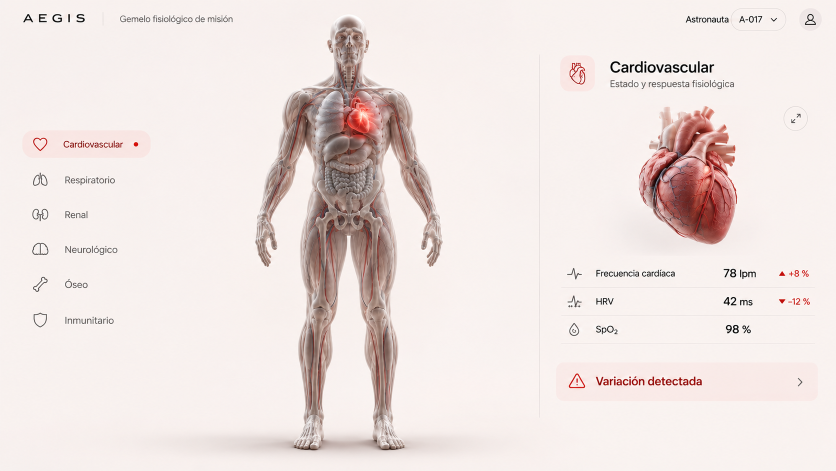
#> input picture references/home.png, 1672 x 941 px (shown at 1/2 size)
$ python compare_anatomy.py
#> lines starting #> are read from the running program, lines starting #| are printed output that depends on the picture
"""QA contact sheets and objective image measurements; originals are never modified."""
from pathlib import Path
import json
from PIL import Image, ImageDraw
import numpy as np

ROOT=Path(__file__).resolve().parents[1]
OUTPUT=ROOT/'docs'/'visual-review'


def dark_share(image, box):
    values=np.asarray(image.crop(box).convert('RGB'),dtype=float)
    luma=values@np.array([.2126,.7152,.0722])
    return float((luma<80).mean())


def comparison(reference,render,destination):
    first=Image.open(reference).convert('RGB');second=Image.open(render).convert('RGB')
#> in comparison, first is the input picture: PIL image 1672x941 RGB; mean R, G, B 237.4, 226.5, 223.8
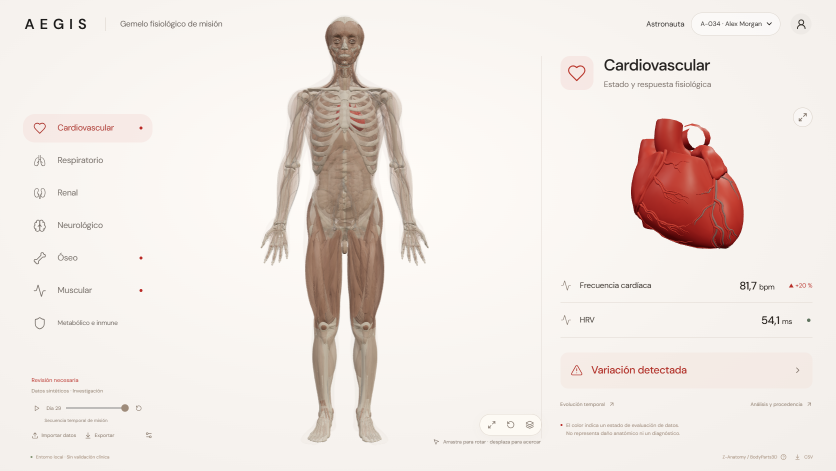
#> input picture docs/visual-review/round2-home.png, 1672 x 941 px (shown at 1/2 size)
#> in comparison, second is the input picture: PIL image 1672x941 RGB; mean R, G, B 238.6, 230, 224.9
    result=Image.new('RGB',(first.width*2,first.height+45),'#f7f3ef')
    result.paste(first,(0,45));result.paste(second,(first.width,45))
    draw=ImageDraw.Draw(result)
    draw.text((20,14),'REFERENCIA DEL USUARIO',fill='#4a4139')
    draw.text((first.width+20,14),'AEGIS - ATLAS REAL / REVISION 2 (sin imagen aprobada previa)',fill='#4a4139')
    result.save(destination)
    result.resize((900,round(result.height*900/result.width)),Image.Resampling.LANCZOS).save(destination.with_name(destination.stem+'-900.png'))
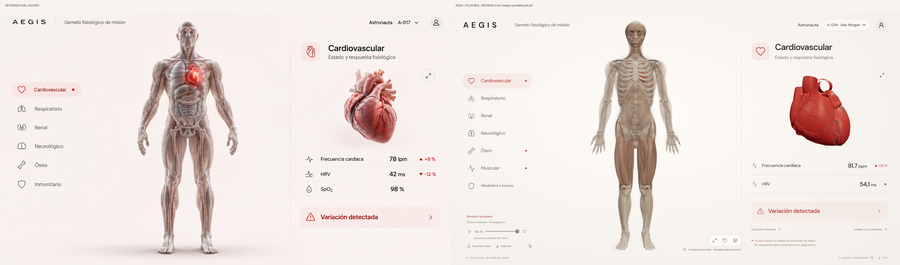
#> saved as comparison-home-900.png: PIL image 900x265 RGB; mean R, G, B 238.3, 228.9, 225


def main():
    comparison(ROOT/'references/home.png',OUTPUT/'round2-home.png',OUTPUT/'comparison-home.png')
    comparison(ROOT/'references/cardiovascular.png',OUTPUT/'round2-cardiovascular.png',OUTPUT/'comparison-cardiovascular.png')
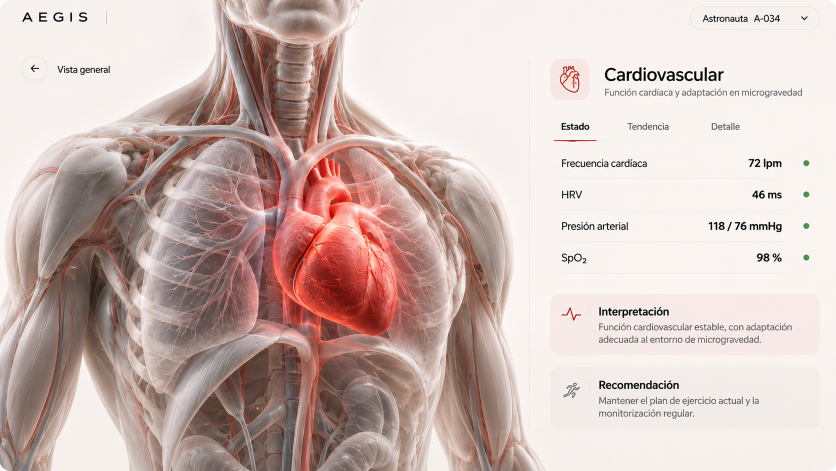
#> input picture references/cardiovascular.png, 1672 x 941 px (shown at 1/2 size)
#> in comparison, first is the input picture: PIL image 1672x941 RGB; mean R, G, B 207.1, 187.6, 182.8
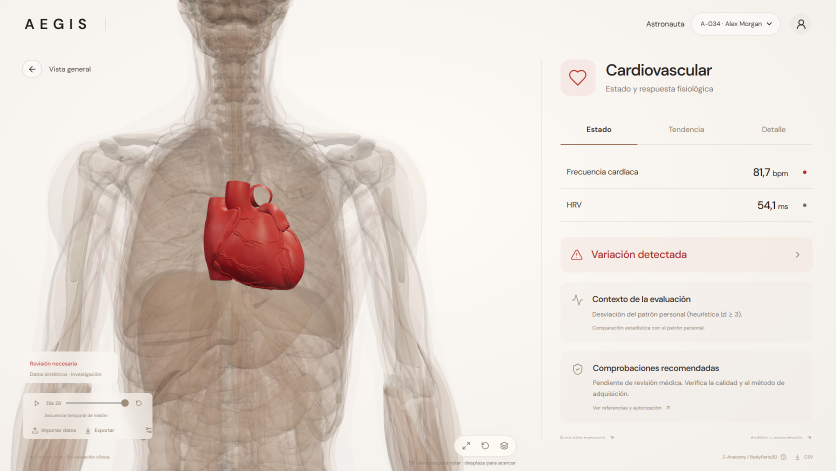
#> input picture docs/visual-review/round2-cardiovascular.png, 1672 x 941 px (shown at 1/2 size)
#> in comparison, second is the input picture: PIL image 1672x941 RGB; mean R, G, B 226.6, 216.3, 209.4
#> in comparison (call 2), `result.resize((900,round(result.height*900/result.width)),Image.Resamp..`:
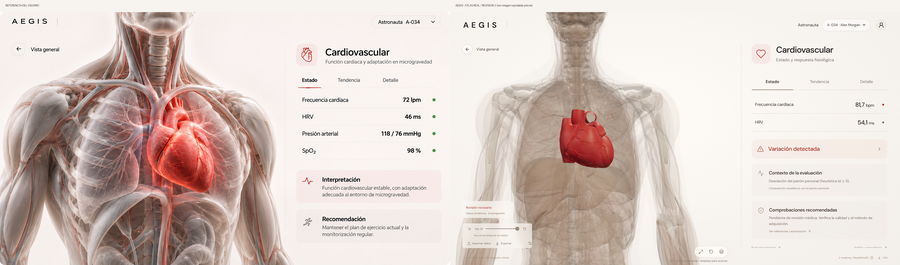
#> saved as comparison-cardiovascular-900.png: PIL image 900x265 RGB; mean R, G, B 218.1, 203.8, 198
    reference=Image.open(ROOT/'references/home.png');render=Image.open(OUTPUT/'round2-home.png')
    reference_box=(505,30,890,900);render_box=(520,30,860,887)
    report={'method':'Manually reviewed body bounding boxes; luma threshold 80. Original images preserved.',
        'reference':{'box':reference_box,'body_height_ratio':870/reference.height,'dark_share':dark_share(reference,reference_box)},
        'render':{'box':render_box,'body_height_ratio':857/render.height,'dark_share':dark_share(render,render_box)}}
#> in dark_share, `luma=values@np.array([.2126,.7152,.0722])`:
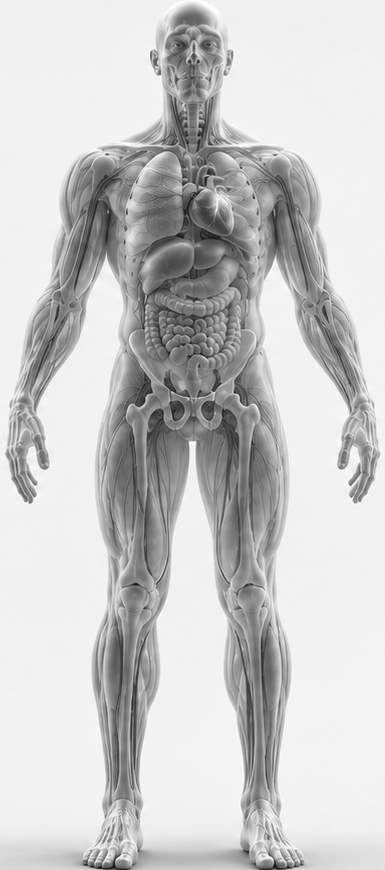
#> luma: shape (870, 385) float64; min 5.27, max 255, mean 201.4
#> call 2 of dark_share, with box = (520, 30, 860, 887)
#> in dark_share (call 2), `luma=values@np.array([.2126,.7152,.0722])`:
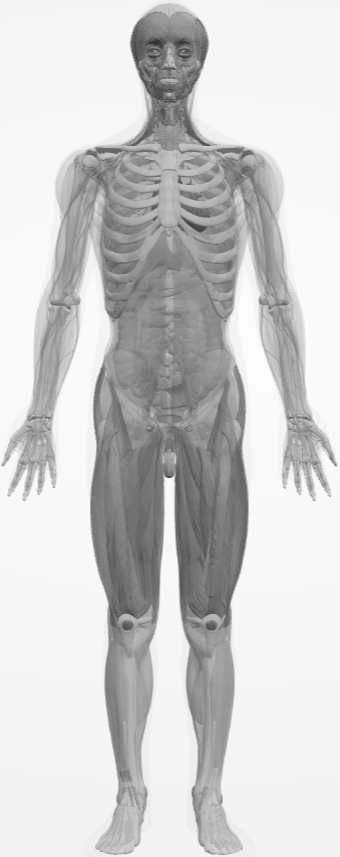
#> luma: shape (857, 340) float64; min 50.32, max 252.3, mean 206.9
    report['dark_share_ratio']=report['render']['dark_share']/max(report['reference']['dark_share'],1e-9)
    (OUTPUT/'measurements.json').write_text(json.dumps(report,indent=2),encoding='utf-8')
    print(json.dumps(report,indent=2))
#> (printed output is left out)


if __name__=='__main__':main()
